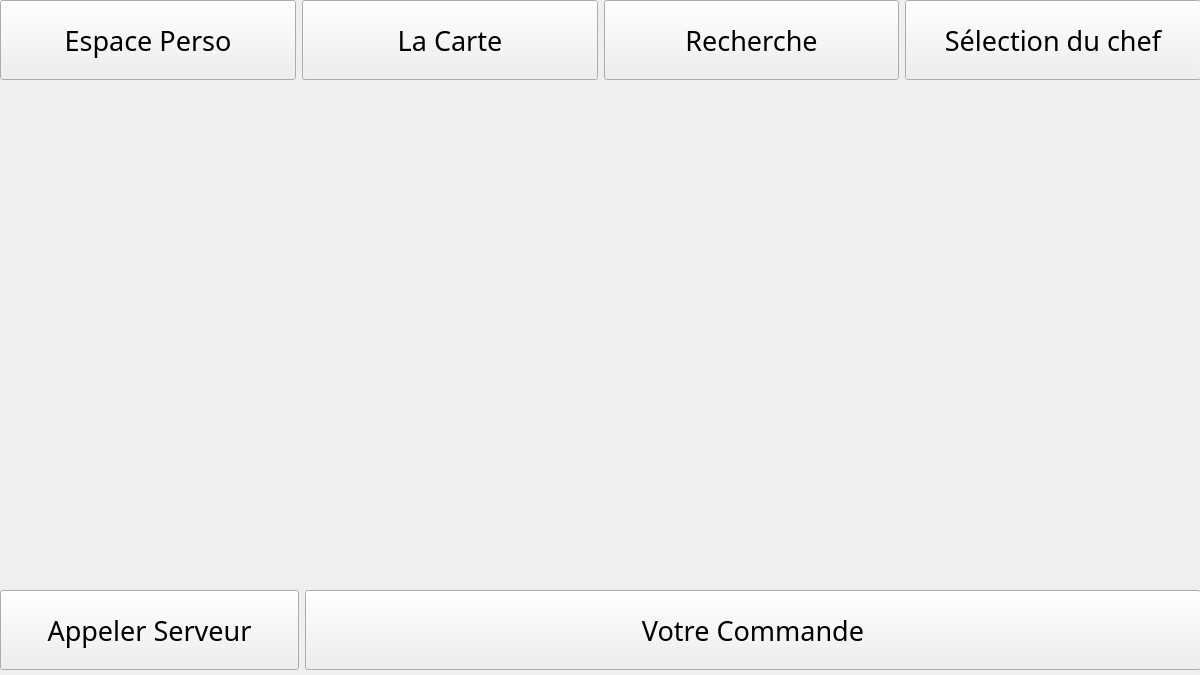
<?xml version="1.0" encoding="UTF-8"?>
<ui version="4.0">
 <class>Template</class>
 <widget class="QWidget" name="Template">
  <property name="geometry">
   <rect>
    <x>0</x>
    <y>0</y>
    <width>1200</width>
    <height>675</height>
   </rect>
  </property>
  <property name="windowTitle">
   <string>Form</string>
  </property>
  <widget class="QWidget" name="horizontalLayoutWidget">
   <property name="geometry">
    <rect>
     <x>0</x>
     <y>0</y>
     <width>1201</width>
     <height>80</height>
    </rect>
   </property>
   <layout class="QHBoxLayout" name="horizontalLayout_2">
    <item>
     <widget class="QPushButton" name="persoButton">
      <property name="sizePolicy">
       <sizepolicy hsizetype="Expanding" vsizetype="Expanding">
        <horstretch>0</horstretch>
        <verstretch>0</verstretch>
       </sizepolicy>
      </property>
      <property name="font">
       <font>
        <family>Manjari</family>
        <pointsize>20</pointsize>
       </font>
      </property>
      <property name="text">
       <string>Espace Perso</string>
      </property>
     </widget>
    </item>
    <item>
     <widget class="QPushButton" name="cardButton">
      <property name="enabled">
       <bool>true</bool>
      </property>
      <property name="sizePolicy">
       <sizepolicy hsizetype="Expanding" vsizetype="Expanding">
        <horstretch>0</horstretch>
        <verstretch>0</verstretch>
       </sizepolicy>
      </property>
      <property name="font">
       <font>
        <family>Manjari</family>
        <pointsize>20</pointsize>
       </font>
      </property>
      <property name="text">
       <string>La Carte</string>
      </property>
     </widget>
    </item>
    <item>
     <widget class="QPushButton" name="searchButton">
      <property name="sizePolicy">
       <sizepolicy hsizetype="Expanding" vsizetype="Expanding">
        <horstretch>0</horstretch>
        <verstretch>0</verstretch>
       </sizepolicy>
      </property>
      <property name="font">
       <font>
        <family>Manjari</family>
        <pointsize>20</pointsize>
       </font>
      </property>
      <property name="text">
       <string>Recherche</string>
      </property>
     </widget>
    </item>
    <item>
     <widget class="QPushButton" name="selectionButton">
      <property name="sizePolicy">
       <sizepolicy hsizetype="Expanding" vsizetype="Expanding">
        <horstretch>0</horstretch>
        <verstretch>0</verstretch>
       </sizepolicy>
      </property>
      <property name="font">
       <font>
        <family>Manjari</family>
        <pointsize>20</pointsize>
       </font>
      </property>
      <property name="text">
       <string>Sélection du chef</string>
      </property>
     </widget>
    </item>
   </layout>
  </widget>
  <widget class="QWidget" name="horizontalLayoutWidget_2">
   <property name="geometry">
    <rect>
     <x>0</x>
     <y>590</y>
     <width>1201</width>
     <height>80</height>
    </rect>
   </property>
   <layout class="QHBoxLayout" name="horizontalLayout_3">
    <item>
     <widget class="QPushButton" name="serveurButton">
      <property name="sizePolicy">
       <sizepolicy hsizetype="Minimum" vsizetype="Expanding">
        <horstretch>1</horstretch>
        <verstretch>0</verstretch>
       </sizepolicy>
      </property>
      <property name="font">
       <font>
        <family>Manjari</family>
        <pointsize>20</pointsize>
       </font>
      </property>
      <property name="contextMenuPolicy">
       <enum>Qt::DefaultContextMenu</enum>
      </property>
      <property name="text">
       <string>Appeler Serveur</string>
      </property>
     </widget>
    </item>
    <item>
     <widget class="QPushButton" name="commandButton">
      <property name="sizePolicy">
       <sizepolicy hsizetype="Preferred" vsizetype="Expanding">
        <horstretch>3</horstretch>
        <verstretch>0</verstretch>
       </sizepolicy>
      </property>
      <property name="font">
       <font>
        <family>Manjari</family>
        <pointsize>20</pointsize>
       </font>
      </property>
      <property name="text">
       <string>Votre Commande</string>
      </property>
     </widget>
    </item>
   </layout>
  </widget>
  <widget class="QWidget" name="verticalLayoutWidget">
   <property name="geometry">
    <rect>
     <x>-10</x>
     <y>80</y>
     <width>1211</width>
     <height>511</height>
    </rect>
   </property>
   <layout class="QVBoxLayout" name="centralLayout"/>
  </widget>
 </widget>
 <resources/>
 <connections/>
</ui>
